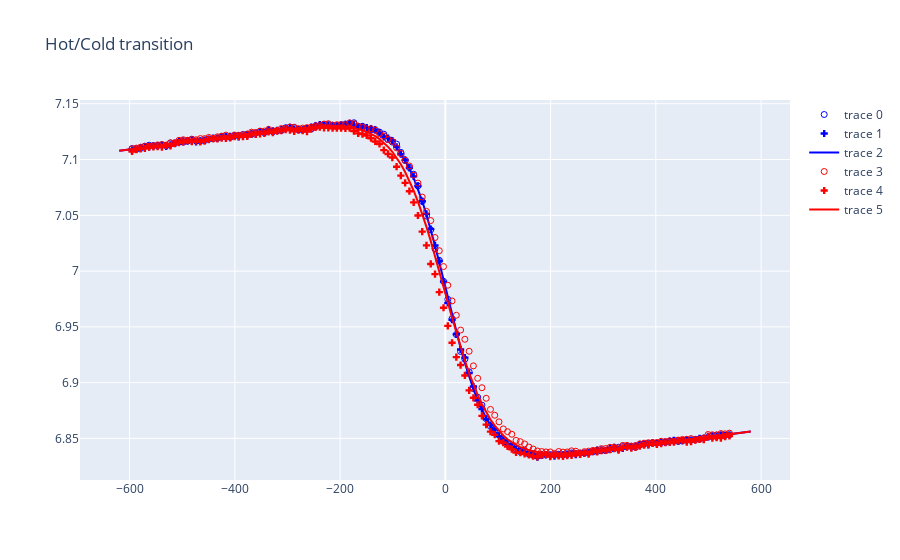

Notebook code for this chart:
### Markdown cell above
## Quick plot before exporting data to Igor for final Figure

### Code cell
fig = go.Figure()
fig.update_layout(title='Hot/Cold transition')
fig.add_trace(go.Scatter(x=x, y=v0_0, mode='markers', marker=dict(color='blue', symbol='circle-open')))
fig.add_trace(go.Scatter(x=x, y=v0_1, mode='markers', marker=dict(color='blue', symbol='cross')))
fig.add_trace(go.Scatter(x=x, y=cold_fit.eval(x=x), mode='lines', line=dict(color='blue')))

fig.add_trace(go.Scatter(x=x, y=vp, mode='markers', marker=dict(color='red', symbol='circle-open')))
fig.add_trace(go.Scatter(x=x, y=vm, mode='markers', marker=dict(color='red', symbol='cross')))
fig.add_trace(go.Scatter(x=x, y=hot_fit.eval(x=x), mode='lines', line=dict(color='red')))
fig

### Figure 1 — Plotly figure (JSON) as saved in the notebook; plotly's stock layout.template omitted (floating-point values rounded to 4 significant figures; data arrays with more than 128 entries replaced by an {"elided": "..."} marker saying what was removed)
{"data": [{"marker": {"color": "blue", "symbol": "circle-open"}, "mode": "markers", "x": {"elided": "149 float values"}, "y": {"elided": "149 float values"}, "type": "scatter"}, {"marker": {"color": "blue", "symbol": "cross"}, "mode": "markers", "x": {"elided": "149 float values"}, "y": {"elided": "149 float values"}, "type": "scatter"}, {"line": {"color": "blue"}, "mode": "lines", "x": {"elided": "149 float values"}, "y": {"elided": "149 float values"}, "type": "scatter"}, {"marker": {"color": "red", "symbol": "circle-open"}, "mode": "markers", "x": {"elided": "149 float values"}, "y": {"elided": "149 float values"}, "type": "scatter"}, {"marker": {"color": "red", "symbol": "cross"}, "mode": "markers", "x": {"elided": "149 float values"}, "y": {"elided": "149 float values"}, "type": "scatter"}, {"line": {"color": "red"}, "mode": "lines", "x": {"elided": "149 float values"}, "y": {"elided": "149 float values"}, "type": "scatter"}], "layout": {"title": {"text": "Hot/Cold transition"}}}
